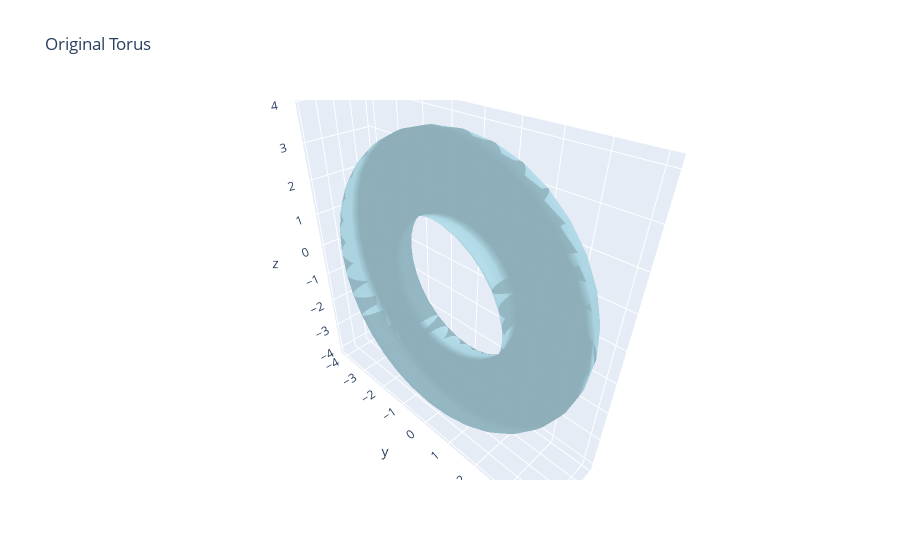

Notebook code for this chart:
### Markdown cell above
## Create and Visualize Torus

### Code cell
# Create a torus mesh
torus = create_torus_mesh(major_radius=3.0, minor_radius=1.0, major_segments=24, minor_segments=12)

# Rotate so the torus lies on its side (ensures slices through the hole)
torus.apply_transform(trimesh.transformations.rotation_matrix(
    angle=np.pi / 2,
    direction=[1, 0, 0],
    point=torus.centroid
))

print(f"Torus properties:")
print(f"  Volume: {torus.volume:.3f}")
print(f"  Surface area: {torus.area:.3f}")
print(f"  Z-bounds: {torus.bounds[:, 2]}")

torus = MeshManager(torus)

# Visualize the original torus
fig = torus.visualize_mesh_3d(title="Original Torus", backend="plotly")
fig.show()

### Figure 1 — Plotly figure (JSON) as saved in the notebook; plotly's stock layout.template omitted (floating-point values rounded to 4 significant figures; data arrays with more than 128 entries replaced by an {"elided": "..."} marker saying what was removed)
{"data": [{"color": "lightblue", "i": {"elided": "2048 int values"}, "j": {"elided": "2048 int values"}, "k": {"elided": "2048 int values"}, "name": "Mesh", "opacity": 0.8, "type": "mesh3d", "x": {"elided": "1024 float values"}, "y": {"elided": "1024 float values"}, "z": {"elided": "1024 float values"}}], "layout": {"scene": {"aspectmode": "data", "xaxis": {"visible": true}, "yaxis": {"visible": true}, "zaxis": {"visible": true}}, "title": {"text": "Original Torus"}}}
